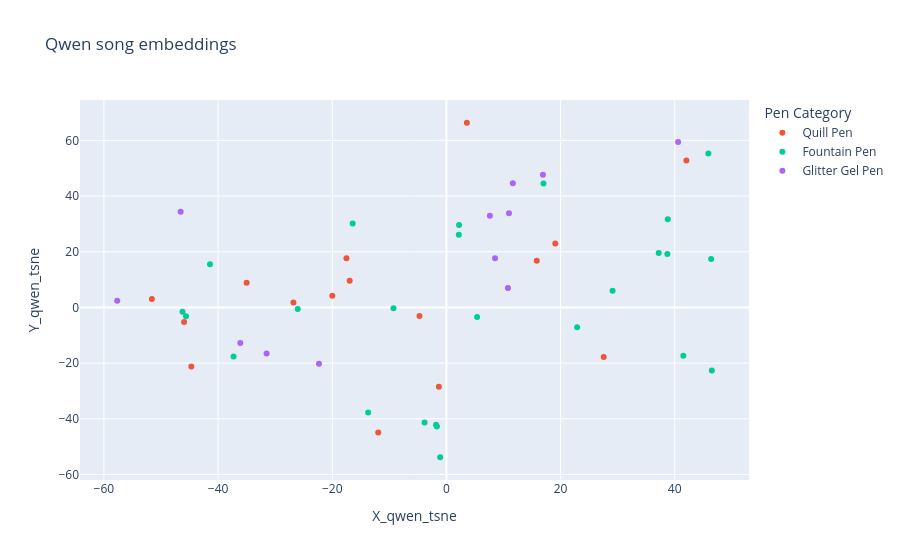

The cell this chart's notebook holds for it:
### Code cell
fig = px.scatter(
    dataset[dataset['Release Year'].notna()], 
    x="X_qwen_tsne", 
    y="Y_qwen_tsne", 
    color="Pen Category",
    title="Qwen song embeddings",
    hover_name="Song Name"
)

fig.show()

### Figure 1 — Plotly figure (JSON) as saved in the notebook; plotly's stock layout.template omitted (floating-point values rounded to 4 significant figures)
{"data": [{"hovertemplate": "<b>%{hovertext}</b><br><br>Pen Category=Quill Pen<br>X_qwen_tsne=%{x}<br>Y_qwen_tsne=%{y}<extra></extra>", "hovertext": ["ivy", "the last great american dynasty", "Snow On The Beach", "peace", "hoax", "cowboy like me", "Sad Beautiful Tragic", "my tears ricochet", "happiness", "Mastermind", "willow", "Red", "tolerate it", "Anti-Hero", "epiphany", "evermore"], "legendgroup": "Quill Pen", "marker": {"color": "#EF553B", "symbol": "circle"}, "mode": "markers", "name": "Quill Pen", "orientation": "v", "showlegend": true, "type": "scatter", "x": [-11.94, 3.586, -16.95, -17.52, -51.6, 15.83, -1.322, -44.69, -4.716, 19.07, -26.8, 27.56, -19.99, -35.0, -45.95, 42.04], "xaxis": "x", "y": [-44.97, 66.34, 9.557, 17.68, 3.02, 16.8, -28.47, -21.19, -3.071, 22.95, 1.813, -17.8, 4.243, 8.873, -5.195, 52.8], "yaxis": "y"}, {"hovertemplate": "<b>%{hovertext}</b><br><br>Pen Category=Fountain Pen<br>X_qwen_tsne=%{x}<br>Y_qwen_tsne=%{y}<extra></extra>", "hovertext": ["Question...?", "Lavender Haze", "Labyrinth", "White Horse", "Maroon", "All Too Well (10 Minute Version) (Taylor's Version) (From The Vault)", "Cruel Summer", "the 1", "State Of Grace", "You're On Your Own, Kid", "right where you left me", "Treacherous", "exile", "long story short", "marjorie", "I Almost Do", "Lover", "betty", "Cornelia Street", "False God", "The Archer", "champagne problems", "Sweet Nothing", "Holy Ground", "Midnight Rain"], "legendgroup": "Fountain Pen", "marker": {"color": "#00cc96", "symbol": "circle"}, "mode": "markers", "name": "Fountain Pen", "orientation": "v", "showlegend": true, "type": "scatter", "x": [38.71, 17.01, -41.42, -1.09, -1.814, -1.664, 2.169, -13.72, 5.379, 41.5, 46.38, -26.04, 45.9, -45.62, -37.29, -9.263, 46.49, 37.19, -3.827, -16.42, -46.23, 38.78, 29.11, 22.9, 2.219], "xaxis": "x", "y": [19.21, 44.53, 15.56, -53.81, -42.1, -42.81, 26.1, -37.74, -3.437, -17.31, 17.4, -0.5363, 55.27, -3.148, -17.61, -0.2472, -22.66, 19.6, -41.32, 30.18, -1.523, 31.66, 6.008, -7.158, 29.58], "yaxis": "y"}, {"hovertemplate": "<b>%{hovertext}</b><br><br>Pen Category=Glitter Gel Pen<br>X_qwen_tsne=%{x}<br>Y_qwen_tsne=%{y}<extra></extra>", "hovertext": ["Jump Then Fall", "You Need To Calm Down", "Afterglow", "Bejeweled", "22", "Karma", "You Belong With Me", "I Forgot That You Existed", "We Are Never Ever Getting Back Together", "London Boy", "Hey Stephen", "I Think He Knows"], "legendgroup": "Glitter Gel Pen", "marker": {"color": "#ab63fa", "symbol": "circle"}, "mode": "markers", "name": "Glitter Gel Pen", "orientation": "v", "showlegend": true, "type": "scatter", "x": [10.78, -46.56, -36.11, 8.516, 40.6, -57.67, 10.97, -22.33, -31.5, 11.64, 16.91, 7.614], "xaxis": "x", "y": [6.995, 34.35, -12.75, 17.67, 59.46, 2.415, 33.86, -20.24, -16.53, 44.63, 47.7, 32.92], "yaxis": "y"}], "layout": {"legend": {"title": {"text": "Pen Category"}, "tracegroupgap": 0}, "title": {"text": "Qwen song embeddings"}, "xaxis": {"anchor": "y", "domain": [0, 1], "title": {"text": "X_qwen_tsne"}}, "yaxis": {"anchor": "x", "domain": [0, 1], "title": {"text": "Y_qwen_tsne"}}}}
